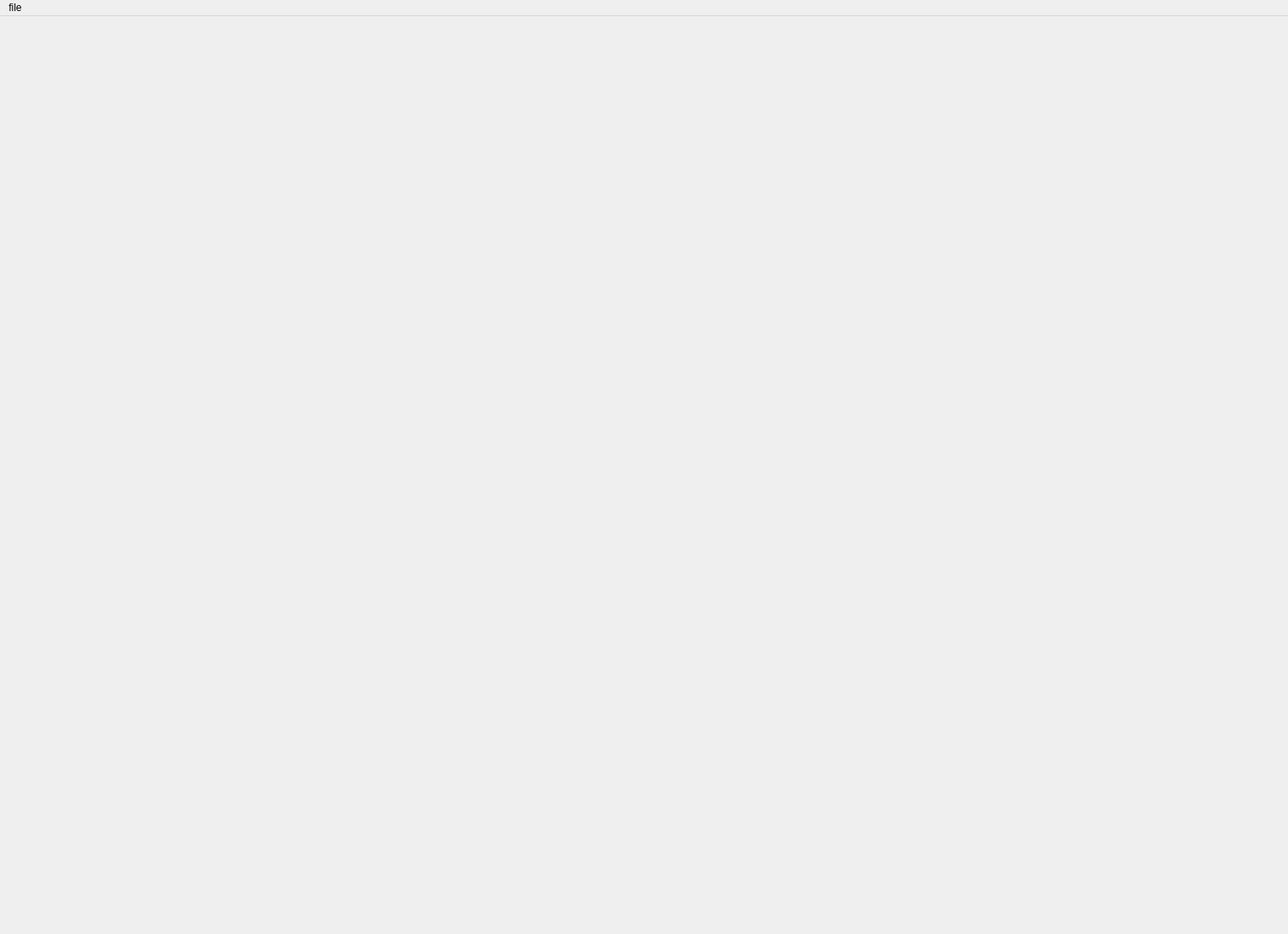
<?xml version="1.0" encoding="UTF-8"?>
<ui version="4.0">
 <class>MainWindow</class>
 <widget class="QMainWindow" name="MainWindow">
  <property name="geometry">
   <rect>
    <x>0</x>
    <y>0</y>
    <width>1515</width>
    <height>1099</height>
   </rect>
  </property>
  <property name="windowTitle">
   <string>MainWindow</string>
  </property>
  <widget class="QWidget" name="centralwidget"/>
  <widget class="QMenuBar" name="menubar">
   <property name="geometry">
    <rect>
     <x>0</x>
     <y>0</y>
     <width>1515</width>
     <height>26</height>
    </rect>
   </property>
   <widget class="QMenu" name="menufile">
    <property name="title">
     <string>file</string>
    </property>
    <addaction name="action_open_file"/>
   </widget>
   <addaction name="menufile"/>
  </widget>
  <action name="action_open_file">
   <property name="text">
    <string>open file</string>
   </property>
  </action>
 </widget>
 <resources/>
 <connections/>
</ui>
